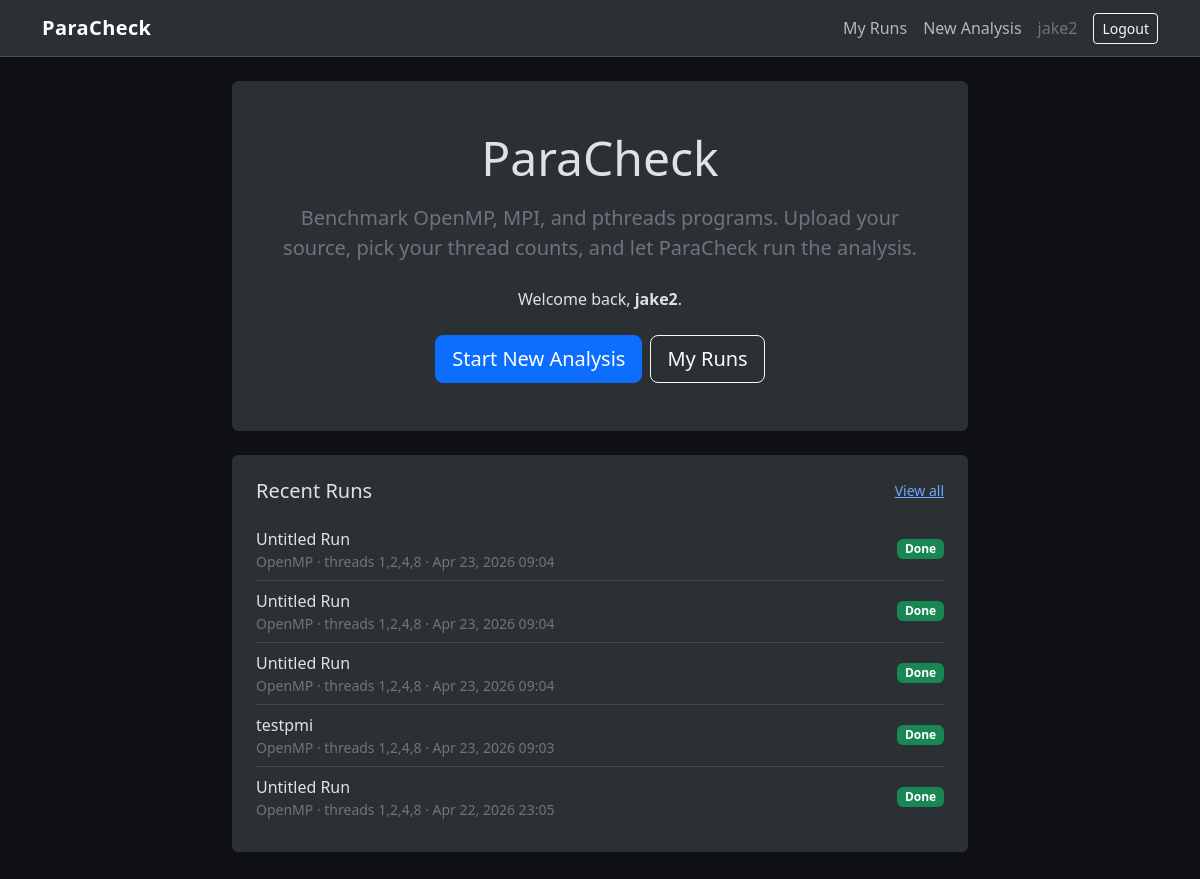
The app's page / (signed in), older data.
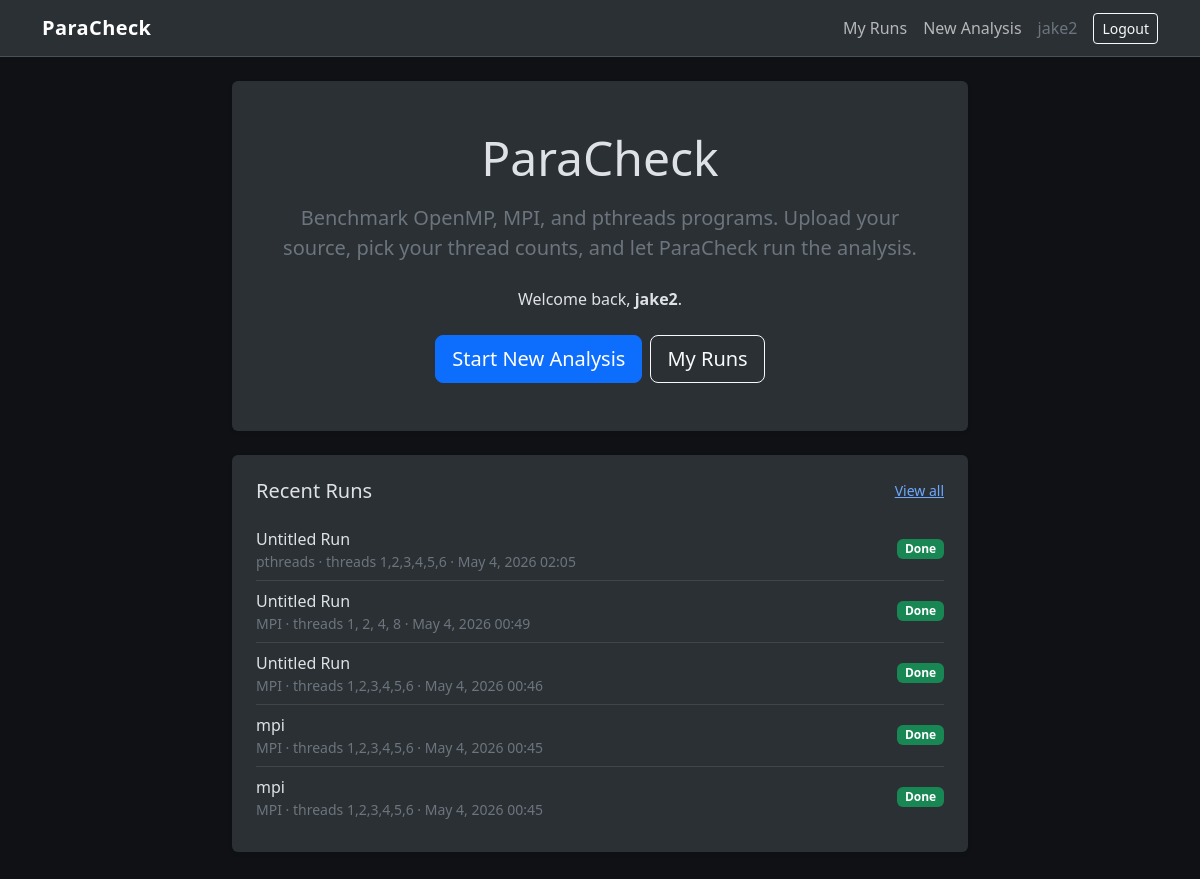
The same page, newer data.
### analyzer/models.py (models this page shows, shortened)
class AnalysisJob(models.Model):
    STATUS_CHOICES = [
        ('pending', 'Pending'),
        ('running', 'Running'),
        ('done', 'Done'),
        ('failed', 'Failed'),
    ]
    PARADIGM_CHOICES = [
        ('openmp', 'OpenMP'),
        ('mpi', 'MPI'),
        ('pthreads', 'pthreads'),
    ]
    user = models.ForeignKey(User, on_delete=models.CASCADE)
    title = models.CharField(max_length=200, default="Untitled Run")
    uploaded_file = models.FileField(upload_to='uploads/')
    original_filename = models.CharField(max_length=255, blank=True)
    paradigm = models.CharField(max_length=20, choices=PARADIGM_CHOICES, default='openmp')
    threads = models.CharField(max_length=100)
    runs = models.PositiveIntegerField(default=5)
    extra_args = models.CharField(max_length=255, blank=True)
    status = models.CharField(max_length=20, choices=STATUS_CHOICES, default='pending')
    stdout_text = models.TextField(blank=True)
    stderr_text = models.TextField(blank=True)
    csv_file = models.FileField(upload_to='results/csv/', blank=True, null=True)
    report_file = models.FileField(upload_to='results/reports/', blank=True, null=True)
    runtime_plot = models.ImageField(upload_to='results/plots/', blank=True, null=True)
    speedup_plot = models.ImageField(upload_to='results/plots/', blank=True, null=True)
    efficiency_plot = models.ImageField(upload_to='results/plots/', blank=True, null=True)
    projected_runtime_plot = models.ImageField(upload_to='results/plots/', blank=True, null=True)#projected plots added
    projected_speedup_plot = models.ImageField(upload_to='results/plots/', blank=True, null=True)
    projected_efficiency_plot = models.ImageField(upload_to='results/plots/', blank=True, null=True)
    created_at = models.DateTimeField(auto_now_add=True)

### analyzer/views.py (the view)
# urls.py: path('', views.home, name='home'),
def home(request):
    recent_jobs = []
    if request.user.is_authenticated:
        recent_jobs = AnalysisJob.objects.filter(user=request.user).order_by('-created_at')[:5]
    return render(request, 'analyzer/home.html', {'recent_jobs': recent_jobs})

### analyzer/templates/analyzer/home.html (shortened to what this page needs)
{% extends 'analyzer/base.html' %}
{% block content %}
<div class="row justify-content-center mb-4">
    <div class="col-lg-8">
        <div class="card bg-body-tertiary border-0 shadow-sm">
            <div class="card-body p-5 text-center">
                <h1 class="display-5 mb-3">ParaCheck</h1>
                <p class="lead text-secondary mb-4">
                    Benchmark OpenMP, MPI, and pthreads programs. Upload your source, pick your
                    thread counts, and let ParaCheck run the analysis.
                </p>
                {% if user.is_authenticated %}
                    <p class="mb-4">Welcome back, <strong>{{ user.username }}</strong>.</p>
                    <div class="d-flex justify-content-center gap-2">
                        <a href="/analysis/new/" class="btn btn-primary btn-lg">Start New Analysis</a>
                        <a href="/analysis/" class="btn btn-outline-light btn-lg">My Runs</a>
                    </div>
                {% else %}
                    <p class="mb-4 text-secondary">Log in or create an account to start running analyses.</p>
                    <div class="d-flex justify-content-center gap-2">
                        <a href="/accounts/login/" class="btn btn-primary btn-lg">Login</a>
                        <a href="/signup/" class="btn btn-outline-light btn-lg">Sign up</a>
                    </div>
                {% endif %}
            </div>
        </div>
    </div>
</div>
{% if user.is_authenticated and recent_jobs %}
<div class="row justify-content-center">
    <div class="col-lg-8">
        <div class="card bg-body-tertiary border-0 shadow-sm">
            <div class="card-body p-4">
                <div class="d-flex justify-content-between align-items-center mb-3">
                    <h2 class="h5 mb-0">Recent Runs</h2>
                    <a href="/analysis/" class="small">View all</a>
                </div>
                <div class="list-group list-group-flush">
                    {% for job in recent_jobs %}
                    <a href="/analysis/{{ job.id }}/" class="list-group-item list-group-item-action bg-transparent border-secondary-subtle px-0">
                        <div class="d-flex justify-content-between align-items-center">
                            <div>
                                <div class="fw-medium">{{ job.title }}</div>
                                <div class="text-secondary small">
                                    {{ job.get_paradigm_display }} · threads {{ job.threads }} · {{ job.created_at|date:"M j, Y H:i" }}
                                </div>
                            </div>
                            {% if job.status == 'done' %}
                                <span class="badge bg-success">Done</span>
                            {% elif job.status == 'failed' %}
                                <span class="badge bg-danger">Failed</span>
                            {% elif job.status == 'running' %}
                                <span class="badge bg-warning text-dark">Running</span>
                            {% else %}
                                <span class="badge bg-secondary">{{ job.get_status_display }}</span>
                            {% endif %}
                        </div>
                    </a>
                    {% endfor %}
                </div>
            </div>
        </div>
    </div>
</div>
{% endif %}
{% endblock %}

Row changes from the older to the newer data that the page shows:
no longer on this page (row unchanged): AnalysisJob: title "Untitled Run", paradigm "OpenMP", threads "1,2,4,8", created_at "Apr 23, 2026 09:04", status "Done"
no longer on this page (row unchanged): AnalysisJob: title "Untitled Run", paradigm "OpenMP", threads "1,2,4,8", created_at "Apr 23, 2026 09:04", status "Done"
removed AnalysisJob: title "Untitled Run", paradigm "OpenMP", threads "1,2,4,8", created_at "Apr 23, 2026 09:04", status "Done"
no longer on this page (row edited): AnalysisJob: title "testpmi", paradigm "OpenMP", threads "1,2,4,8", created_at "Apr 23, 2026 09:03", status "Done"
removed AnalysisJob: title "Untitled Run", paradigm "OpenMP", threads "1,2,4,8", created_at "Apr 22, 2026 23:05", status "Done"
added AnalysisJob: title "Untitled Run", paradigm "pthreads", threads "1,2,3,4,5,6", created_at "May 4, 2026 02:05", status "Done"
added AnalysisJob: title "Untitled Run", paradigm "MPI", threads "1, 2, 4, 8", created_at "May 4, 2026 00:49", status "Done"
added AnalysisJob: title "Untitled Run", paradigm "MPI", threads "1,2,3,4,5,6", created_at "May 4, 2026 00:46", status "Done"
added AnalysisJob: title "mpi", paradigm "MPI", threads "1,2,3,4,5,6", created_at "May 4, 2026 00:45", status "Done"
added AnalysisJob: title "mpi", paradigm "MPI", threads "1,2,3,4,5,6", created_at "May 4, 2026 00:45", status "Done"
